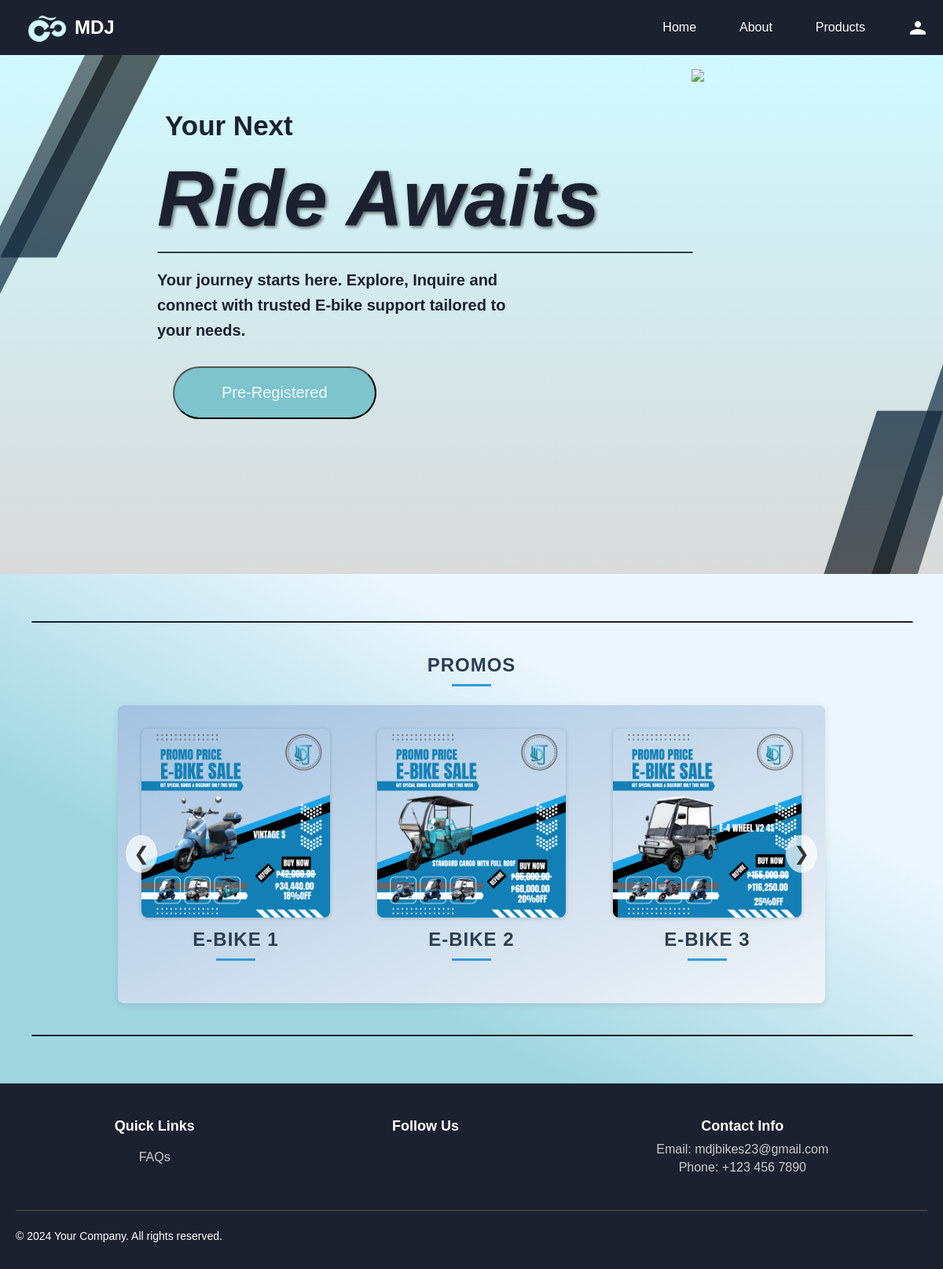
The page / on the database its author committed.
### tables this page shows
CREATE TABLE `promos_tb` (
  `id` int(10) NOT NULL,
  `p_name` varchar(50) DEFAULT NULL,
  `p_image` varchar(100) DEFAULT NULL,
  `p_monthly` varchar(20) DEFAULT NULL,
  `p_year` varchar(10) DEFAULT NULL,
  `total_discount` int(50) DEFAULT NULL,
  `base_price` int(50) DEFAULT NULL
);

### displayPromo.php (the view, shortened to what this page needs)
<?php
include_once "db_conn.php";
$sql = "SELECT id, p_name, p_image, p_monthly, p_year, total_discount, base_price FROM promos_tb";
$result = $conn->query($sql);
?>
<!DOCTYPE html>
<html lang="en">
<head>
    <link rel="stylesheet" href="styles.css">
</head>
<body>
    <div class="displayPromo-carousel">
        <div class="displayPromo-carousel-items">
            <?php
            if ($result->num_rows > 0) {
                while ($row = $result->fetch_assoc()) {
                    ?>
                    <div class="displayPromo-carousel-item">
                        <img src="gomeMDJ2/<?= htmlspecialchars($row['p_image']) ?>" alt="<?= htmlspecialchars($row['p_name']) ?>" onclick="openPromoModal(this.src, '<?= htmlspecialchars($row['p_name']) ?>', '<?= htmlspecialchars($row['p_monthly']) ?>', '<?= htmlspecialchars($row['p_year']) ?>', '<?= htmlspecialchars($row['total_discount']) ?>', '<?= htmlspecialchars($row['base_price']) ?>')">
                        <p class="promo-name"><?= htmlspecialchars($row['p_name']) ?></p>
                    </div>
                    <?php
                }
            } else {
                ?>
                <p>No images found.</p>
                <?php
            }
            ?>
        </div>
        <button class="displayPromo-carousel-button displayPromo-prev" onclick="changeSlide(-1)">&#10094;</button>
        <button class="displayPromo-carousel-button displayPromo-next" onclick="changeSlide(1)">&#10095;</button>
    </div>
</body>
</html>

### styles/styles.css (style rules this page uses)
body { font-family: Arial, sans-serif; margin: 0; padding: 0; background-color: #f5f5f5; color: #333; }

### displayPromo.php (style rules this page uses)
body { font-family: Arial, sans-serif; background-color: #f0f0f0; }
.displayPromo-carousel { position: relative; max-width: 900px; margin: auto; overflow: hidden; border-radius: 8px; box-shadow: 0 2px 10px rgba(0, 0, 0, 0.1); background: linear-gradient(to bottom right, #a2c2e0, #f0f4f8); }
.promo-name { font-weight: bold; font-size: 1.2em; margin-top: 10px; }
.displayPromo-carousel-items { display: flex; transition: transform 0.5s ease; }
.displayPromo-carousel-item { min-width: calc(33.33% - 60px); box-sizing: border-box; text-align: center; margin: 30px; }
.displayPromo-carousel-item img { width: 100%; height: auto; border-radius: 8px; box-shadow: 0 1px 5px rgba(0, 0, 0, 0.2); cursor: pointer; transition: transform 0.3s ease; }
.displayPromo-carousel-button { position: absolute; top: 50%; transform: translateY(-50%); background-color: rgba(255, 255, 255, 0.7); border: none; border-radius: 50%; cursor: pointer; padding: 10px; font-size: 24px; color: #333; z-index: 10; }
.displayPromo-prev { left: 10px; }
.displayPromo-next { right: 10px; }

### index.php (style rules this page uses)
.features p { font-family: 'Arial', sans-serif; font-size: 24px; color: #2c3e50; font-weight: bold; text-transform: uppercase; letter-spacing: 1px; }
.features p::after { content: ""; display: block; width: 50px; height: 3px; background-color: #3498db; margin: 10px auto; }

### rows shown on the page
promos_tb: p_image (picture), p_name "E-BIKE 1"
promos_tb: p_image (picture), p_name "E-BIKE 2"
promos_tb: p_image (picture), p_name "E-BIKE 3"
